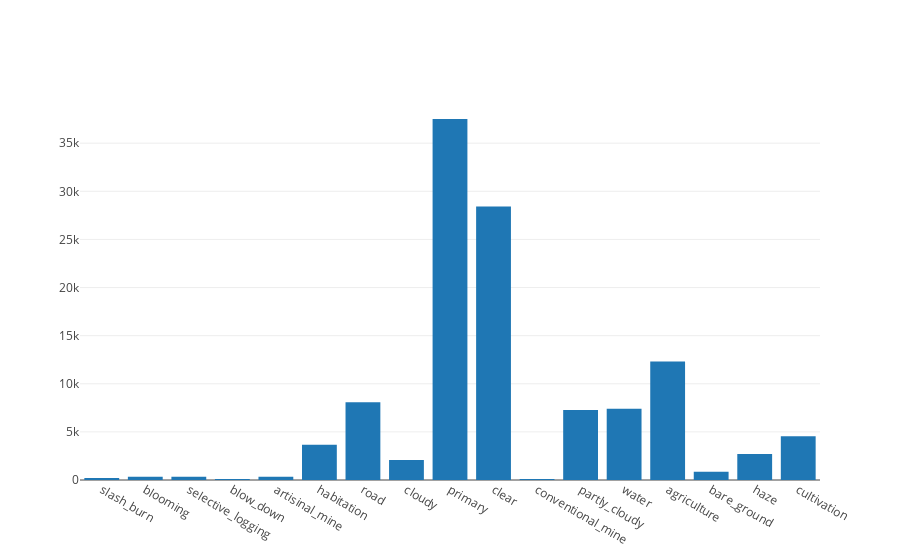

Notebook code for this chart:
### Code cell
labels = df_train['tags'].apply(lambda x: x.split(' '))

from collections import Counter, defaultdict
counts = defaultdict(int)
for l in labels:
    for l2 in l:
        counts[l2] += 1
data = [go.Bar(x= list(counts.keys()), y = list(counts.values()))]
layout = dict(height = 800, width = 800, title = 'Distribution of training labels')
fig = dict(data = data, layout = layout)
py.iplot(data, filename = 'train-label-dist')

### Figure 1 — Plotly figure (JSON) as saved in the notebook; plotly's stock layout.template omitted (floating-point values rounded to 4 significant figures)
{"data": [{"type": "bar", "x": ["slash_burn", "blooming", "selective_logging", "blow_down", "artisinal_mine", "habitation", "road", "cloudy", "primary", "clear", "conventional_mine", "partly_cloudy", "water", "agriculture", "bare_ground", "haze", "cultivation"], "y": [209, 332, 340, 101, 339, 3660, 8071, 2089, 37513, 28431, 100, 7261, 7411, 12315, 862, 2697, 4547]}], "layout": {}}
